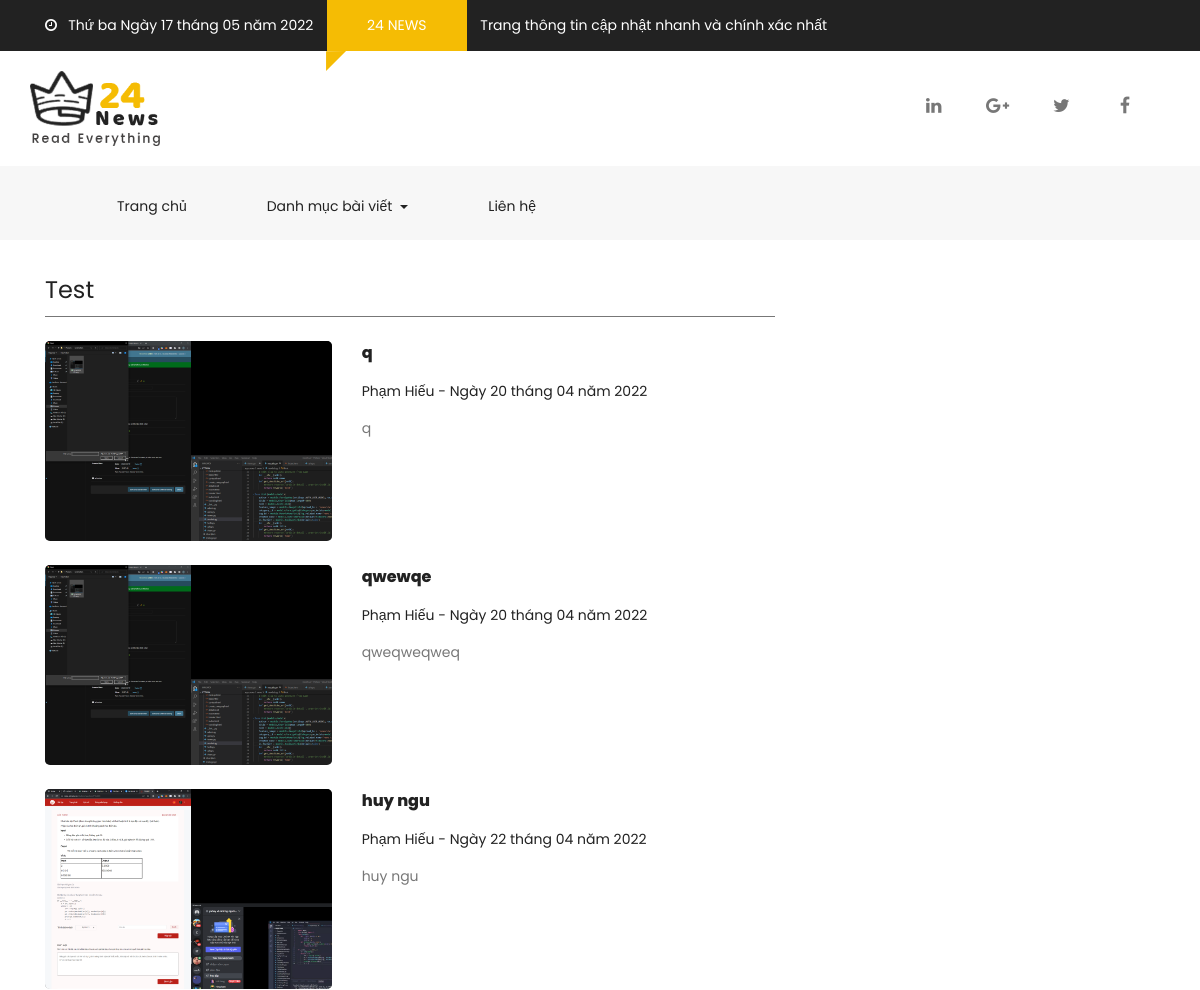
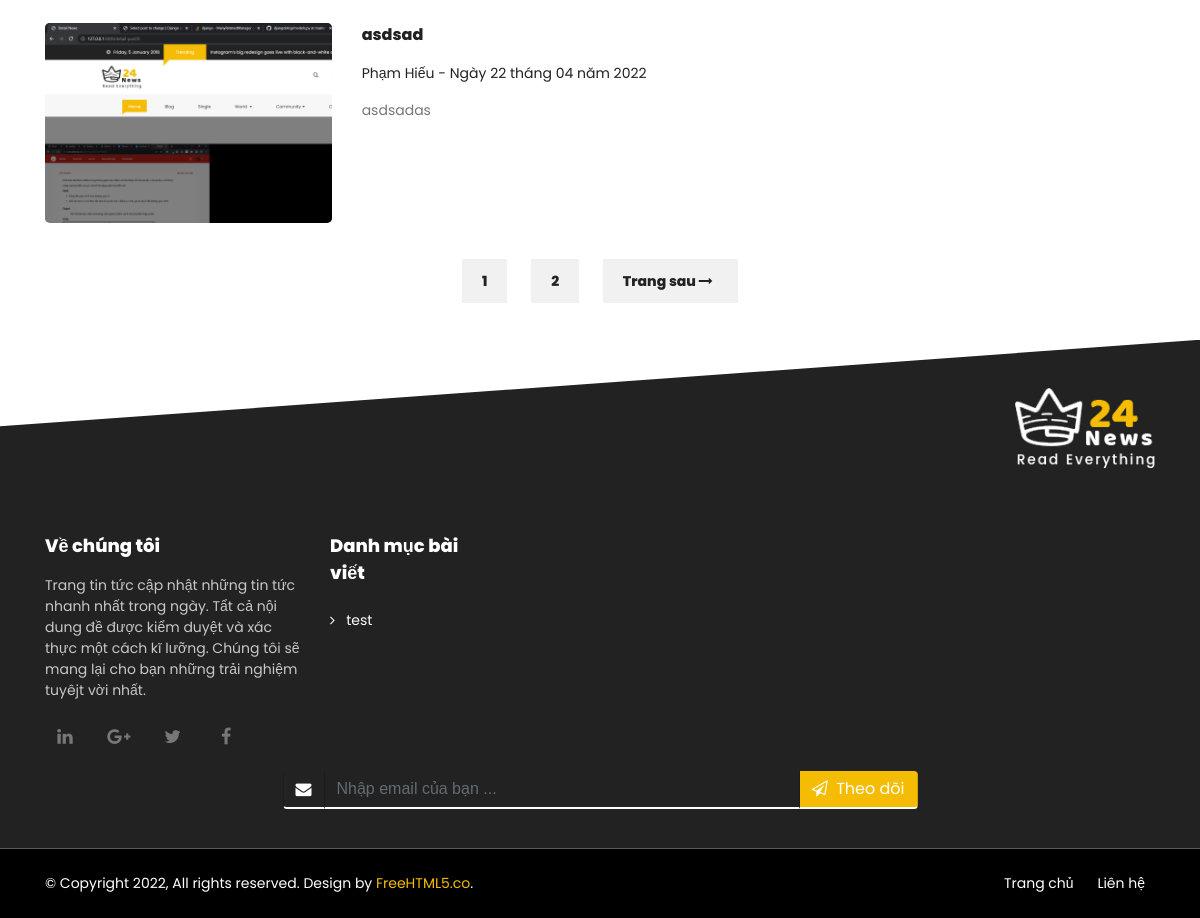
/category/test, run on the app's committed database (2 pictures, top to bottom).
### news/models.py (models this page shows, shortened)
class Post(models.Model):
    author = models.ForeignKey(settings.AUTH_USER_MODEL, on_delete=models.CASCADE)
    title = models.CharField(max_length=200)
    text = models.TextField()
    feature_image =  models.ImageField(null=True, blank=True, upload_to="images/")
    category = models.ForeignKey(Category,on_delete=models.CASCADE)
    tags = models.ManyToManyField(Tag,related_name='news_tag')
    created_date = models.DateTimeField(default=timezone.now)
    is_feature = models.BooleanField(default=False)
    is_trending = models.BooleanField(default=False)
    count_access = models.IntegerField(default=0)

class Category(models.Model):
    name = models.CharField(max_length=255)
    slug = models.SlugField(null=False,unique=True)

### news/views.py (the view)
# urls.py: path('category/<slug:slug>',CategoryView.as_view(),name="category")
class CategoryView(ListView):
    model = Post
    template_name = 'category.html'
    def get(self, request,*args, **kwargs):
        slug = self.kwargs.get('slug')
        currentCategory = Category.objects.get(slug=slug)
        posts  = Post.objects.filter(category=currentCategory)
        for post in posts:
            post.created_date_format = post.created_date.strftime("Ngày %d tháng %m năm %Y")
        paginator = Paginator(posts,4)
        page = request.GET.get('page', 1)
        try:
            posts = paginator.page(page)
        except PageNotAnInteger:
            posts = paginator.page(1)
        except EmptyPage:
            posts = paginator.page(paginator.num_pages)
        categories = Category.objects.all()
        today = date.today()
        days = ["Thứ hai", "Thứ ba", "Thứ tư", "Thứ năm", "Thứ sáu", "Thứ bảy", "Chủ nhật"]
        dateNow = days[today.weekday()] + " " +today.strftime("Ngày %d tháng %m năm %Y")
        return render(request, self.template_name,{'posts':posts,'category_name':currentCategory.name.title(),
        'categories':categories,'dateNow':dateNow})

### news/templates/category.html (shortened to what this page needs)
{% extends "base.html" %}
{% block style %}
    {% load static %}
    <link href="{% static 'css/media_query.css' %}" rel="stylesheet" type="text/css"/>
    <link href="{% static 'css/bootstrap.css' %}" rel="stylesheet" type="text/css"/>
    <link href="https://maxcdn.bootstrapcdn.com/font-awesome/4.7.0/css/font-awesome.min.css" rel="stylesheet"
>
    <link href="{% static 'css/animate.css' %}" rel="stylesheet" type="text/css"/>
    <link href="{% static 'css/owl.carousel.css' %}" rel="stylesheet" type="text/css"/>
    <link href="{% static 'css/owl.theme.default.css' %}" rel="stylesheet" type="text/css"/>
    <link href="{% static 'css/style_1.css' %}" rel="stylesheet" type="text/css"/>
{% endblock %}
{% block content %}
{% load static %}
<div class="container-fluid pb-4 pt-4 paddding" style="z-index: 1;">
    <div class="container paddding">
        <div class="row mx-0">
            <div class="col-md-8 animate-box" data-animate-effect="fadeInLeft">
                <div>
                    <div class="fh5co_heading fh5co_heading_border_bottom py-2 mb-4">{{category_name}}</div>
                </div>
                {% for post in posts %}
                <div class="row pb-4">
                    <div class="col-md-5">
                        <div class="fh5co_hover_news_img">
                            <div class="fh5co_news_img"><img src="{{post.feature_image.url}}" alt=""/></div>
                        </div>
                    </div>
                    <div class="col-md-7 animate-box">
                        <a href="{% url 'detail-post' post.pk %}" class="fh5co_magna py-2"> {{post.title}} </a>
                        <br>
                        <a href="{% url 'detail-post' post.pk %}" class="fh5co_mini_time py-3"> {{ post.author.first_name }} {{post.author.last_name}} -
                        {{post.created_date_format}} </a>
                        <div class="fh5co_consectetur text-full">
                            {{post.text}}
                        </div>
                    </div>
                </div>
                {% endfor %}
            </div>
        </div>
        <div class="row mx-0 animate-box" data-animate-effect="fadeInUp">
            {% if posts.has_other_pages %}
            <div class="col-12 text-center pb-4 pt-4">
                {% for i in posts.paginator.page_range %}
                    {% if posts.number == i %}
                        <a href="#" class="btn_pagging">{{ i }}</a>
                    {% else %}
                        <a href="?page={{ i }}" class="btn_pagging">{{ i }}</a>
                    {% endif %}
                {% endfor %}
                {% if posts.has_next %}
                    <a href="?page={{ pposts.next_page_number }}" class="btn_mange_pagging">Trang sau <i class="fa fa-long-arrow-right"></i>&nbsp;&nbsp; </a>
                {% endif %}
            </div>
            {% endif %}
        </div>
    </div>
</div>
{% endblock %}
{% block sript  %}
    {% load static %}
{% endblock %}

### news/templates/footer.html (shortened to what this page needs)
{% load static %}
<div class="container-fluid fh5co_footer_bg pb-3">
    <div class="container animate-box">
        <div class="row">
            <div class="col-12 spdp_right py-5"><img src="{% static 'images/white_logo.png' %}" alt="img" class="footer_logo"/></div>
            <div class="col-12 col-md-4 col-lg-3">
                <div class="footer_main_title py-3"> Về chúng tôi</div>
                <div class="footer_sub_about pb-3"> Trang tin tức cập nhật những tin tức nhanh nhất trong ngày. Tẩt cả nội dung đề được kiểm duyệt và xác thực một cách kĩ lưỡng. Chúng tôi sẽ mang lại cho bạn những trải nghiệm tuyêjt vời nhất.
                </div>
                <div class="footer_mediya_icon">
                    <div class="text-center d-inline-block"><a class="fh5co_display_table_footer">
                        <div class="fh5co_verticle_middle"><i class="fa fa-linkedin"></i></div>
                    </a></div>
                    <div class="text-center d-inline-block"><a class="fh5co_display_table_footer">
                        <div class="fh5co_verticle_middle"><i class="fa fa-google-plus"></i></div>
                    </a></div>
                    <div class="text-center d-inline-block"><a class="fh5co_display_table_footer">
                        <div class="fh5co_verticle_middle"><i class="fa fa-twitter"></i></div>
                    </a></div>
                    <div class="text-center d-inline-block"><a class="fh5co_display_table_footer">
                        <div class="fh5co_verticle_middle"><i class="fa fa-facebook"></i></div>
                    </a></div>
                </div>
            </div>
            <div class="col-12 col-md-3 col-lg-2">
                <div class="footer_main_title py-3"> Danh mục bài viết</div>
                <ul class="footer_menu">
                    {% for category in categories %}
                    <li><a href="{% url 'category' category.slug %}" class=""><i class="fa fa-angle-right"></i>&nbsp;&nbsp; {{category.name}}</a></li>
                    {% endfor %}
                </ul>
            </div>
        </div>
        <div class="row justify-content-center pt-2 pb-4">
            <div class="col-12 col-md-8 col-lg-7 ">
                <div class="input-group">
                    <span class="input-group-addon fh5co_footer_text_box" id="basic-addon1"><i class="fa fa-envelope"></i></span>
                    <input type="text" class="form-control fh5co_footer_text_box" placeholder="Nhập email của bạn ..." aria-describedby="basic-addon1">
                    <a href="#" class="input-group-addon fh5co_footer_subcribe" id="basic-addon12"> <i class="fa fa-paper-plane-o"></i>&nbsp;&nbsp;Theo dõi</a>
                </div>
            </div>
        </div>
    </div>
</div>
<div class="container-fluid fh5co_footer_right_reserved">
    <div class="container">
        <div class="row  ">
            <div class="col-12 col-md-6 py-4 Reserved"> © Copyright 2022, All rights reserved. Design by <a href="https://freehtml5.co" title="Free HTML5 Bootstrap templates">FreeHTML5.co</a>. </div>
            <div class="col-12 col-md-6 spdp_right py-4">
                <a href="#" class="footer_last_part_menu">Trang chủ</a>
                <a href="{% url 'contact' %}" class="footer_last_part_menu">Liên hệ</a>
        </div>
    </div>
</div>

### news/static/css/style_1.css (style rules this page uses)
a,a:hover { color:#f5bc04 }
.fh5co_verticle_middle { vertical-align:middle;display:table-cell }
.paddding { padding-left:0 !important;padding-right:0 !important }
.fh5co_heading { font-size:20px;color:#424040 }
.fh5co_heading_border_bottom { border-bottom:1px solid #777 }
.fh5co_news_img { height:200px;-webkit-border-radius:5px;-moz-border-radius:5px;-ms-border-radius:5px;border-radius:5px;overflow:hidden;position:relative;top:0;-webkit-box-shadow:inset 0 2px 3px 1px;-moz-box-shadow:inset 0 2px 3px 1px;-o-box-shadow:inset 0 2px 3px 1px;box-shadow:inset 0 2px 3px 1px;-moz-transition:all all 0.5s ease;-o-transition:all all 0.5s ease;-webkit-transition:all all 0.5s ease;-ms-transition:all all 0.5s ease;transition:all all 0.5s ease }
.fh5co_news_img>img { height:260px;min-width:100% }
.fh5co_magna { font-size:16px;color:#222 !important;font-weight:800 }
.fh5co_mini_time { font-size:14px;color:#222;display:inline-block }
.fh5co_consectetur { font-size:14px;color:#777 }
.btn_mange_pagging { background:#f1f1f1;padding:12px 20px;color:#222 !important;font-weight:800;margin:0 10px;-moz-transition:all .5s ease;-o-transition:all .5s ease;-webkit-transition:all .5s ease;-ms-transition:all .5s ease;transition:all .5s ease }
.btn_pagging { background:#f1f1f1 !important;color:#222;padding:12px 20px !important;font-weight:800;margin:0 10px;-moz-transition:all .5s ease;-o-transition:all .5s ease;-webkit-transition:all .5s ease;-ms-transition:all .5s ease;transition:all .5s ease }
.fh5co_footer_bg { background:#222;color:#fff;-webkit-clip-path:polygon(0 17%, 100% 0, 100% 100%, 0% 100%);clip-path:polygon(0 17%, 100% 0, 100% 100%, 0% 100%) }
.footer_logo { width:140px }
.footer_main_title { color:#fff;font-weight:800;font-size:18px }
.footer_sub_about { color:#C9C8C8;font-size:14px }
.fh5co_display_table_footer { height:40px;width:40px;display:table;color:#777;font-size:18px;border:1px solid #222 !important;cursor:pointer;-webkit-border-radius:50%;-moz-border-radius:50%;-ms-border-radius:50%;border-radius:50%;-moz-transition:all 1s ease;-o-transition:all 1s ease;-webkit-transition:all 1s ease;-ms-transition:all 1s ease;transition:all 1s ease;margin-right:10px;color:#777 !important }
.footer_menu { list-style:none;padding:0 }
.footer_menu li>a { color:#fff !important;padding:8px 0 !important;display:-webkit-box;-moz-transition:all .5s ease;-o-transition:all .5s ease;-webkit-transition:all .5s ease;-ms-transition:all .5s ease;transition:all .5s ease }
.fh5co_footer_text_box { background:none !important;border-bottom:2px solid #fff !important;border-top:0px solid #fff !important;border-top:0px solid #fff !important;border-top:0px solid #fff !important;box-shadow:none !important;color:#fff !important }
.fh5co_footer_subcribe { background:#f5bc04 !important;border-bottom:2px solid #fff !important;border-top:0px solid #fff !important;border-top:0px solid #fff !important;border-top:0px solid #fff !important;box-shadow:none !important;color:#fff !important;display:-webkit-box !important }
.fh5co_footer_right_reserved { background:#000 !important;color:#fff !important }
.footer_last_part_menu { color:#fff !important;padding:0 10px }
.spdp_right { text-align:right }
.fh5co_heading { font-size:24px;color:#222 }
.text-full { display: -webkit-box; -webkit-line-clamp: 3; -webkit-box-orient: vertical; overflow: hidden; text-overflow: ellipsis; word-break: break-word; }
* { font-family: 'Poppins', sans-serif; }

### data on the page
Post: feature_image (picture), title "q", author.first_name "Phạm", author.last_name "Hiếu", created_date_format "Ngày 20 tháng 04 năm 2022", text "q"
Post: feature_image (picture), title "qwewqe", author.first_name "Phạm", author.last_name "Hiếu", created_date_format "Ngày 20 tháng 04 năm 2022", text "qweqweqweq"
Post: feature_image (picture), title "huy ngu", author.first_name "Phạm", author.last_name "Hiếu", created_date_format "Ngày 22 tháng 04 năm 2022", text "huy ngu"
Post: feature_image (picture), title "asdsad", author.first_name "Phạm", author.last_name "Hiếu", created_date_format "Ngày 22 tháng 04 năm 2022", text "asdsadas"
Category: name "test"

### other printed values
{{ dateNow }} "Thứ ba Ngày 17 tháng 05 năm 2022"
{{ category_name }} "Test"
{{ i }} "1"
{{ i }} "2"
